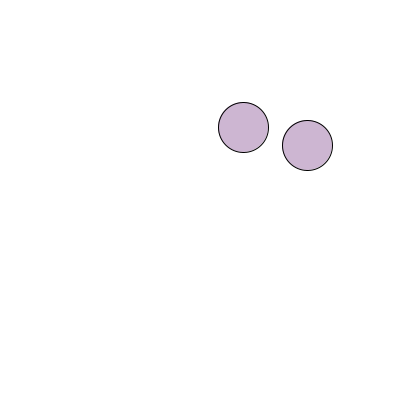
Frame 1 (no input)
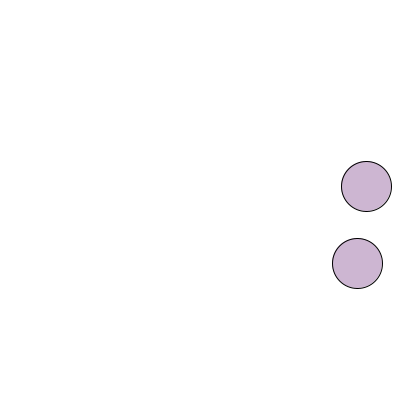
Frame 60 (the mouse pressed at the canvas centre just before this capture)
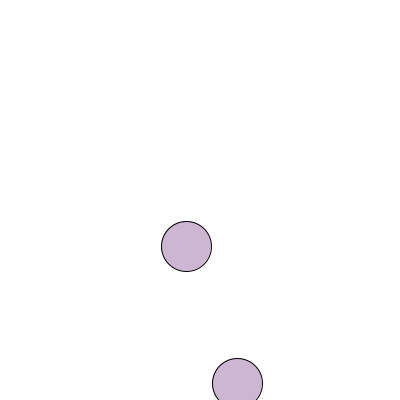
Frame 120 (the mouse held since frame 60 and released just before this capture)

The Processing sketch that drew these frames (run headless with seeded random() and noise(); from frame 60 on, the mouse is pressed at the canvas centre):

// Processing sketch: WallAndEdges
// ── WallAndEdges.pde
int numBalls = 2;
int ballX[] = new int[numBalls];
int ballY[] = new int[numBalls];
float speedX[] = new float[numBalls];
float speedY[] = new float[numBalls];
color colorBalls = color(205, 182, 210);


void setup(){
  size(400, 400);
  for(int i = 0; i < numBalls; i++){ 
    ballX[i] = int(random(50, width-50));
    ballY[i] = int(random(50, width-50));
    speedX[i] = int(random(1, 4));
    speedY[i] = int(random(1, 4));
  }
}

void draw(){
  background(255);
  fill(0);
  for(int i = 0; i<numBalls; i++){
    fill(colorBalls);
    ellipse(ballX[i], ballY[i], 50, 50);
    if(ballX[i] > width-10 || ballX[i] < 10){
      speedX[i] = speedX[i] * (-1);
    }
    if(ballY[i] > height-10 || ballY[i] < 10){
      speedY[i] = speedY[i] * (-1);
    }
    ballX[i] += speedX[i];
    ballY[i] += speedY[i];
  }
}
